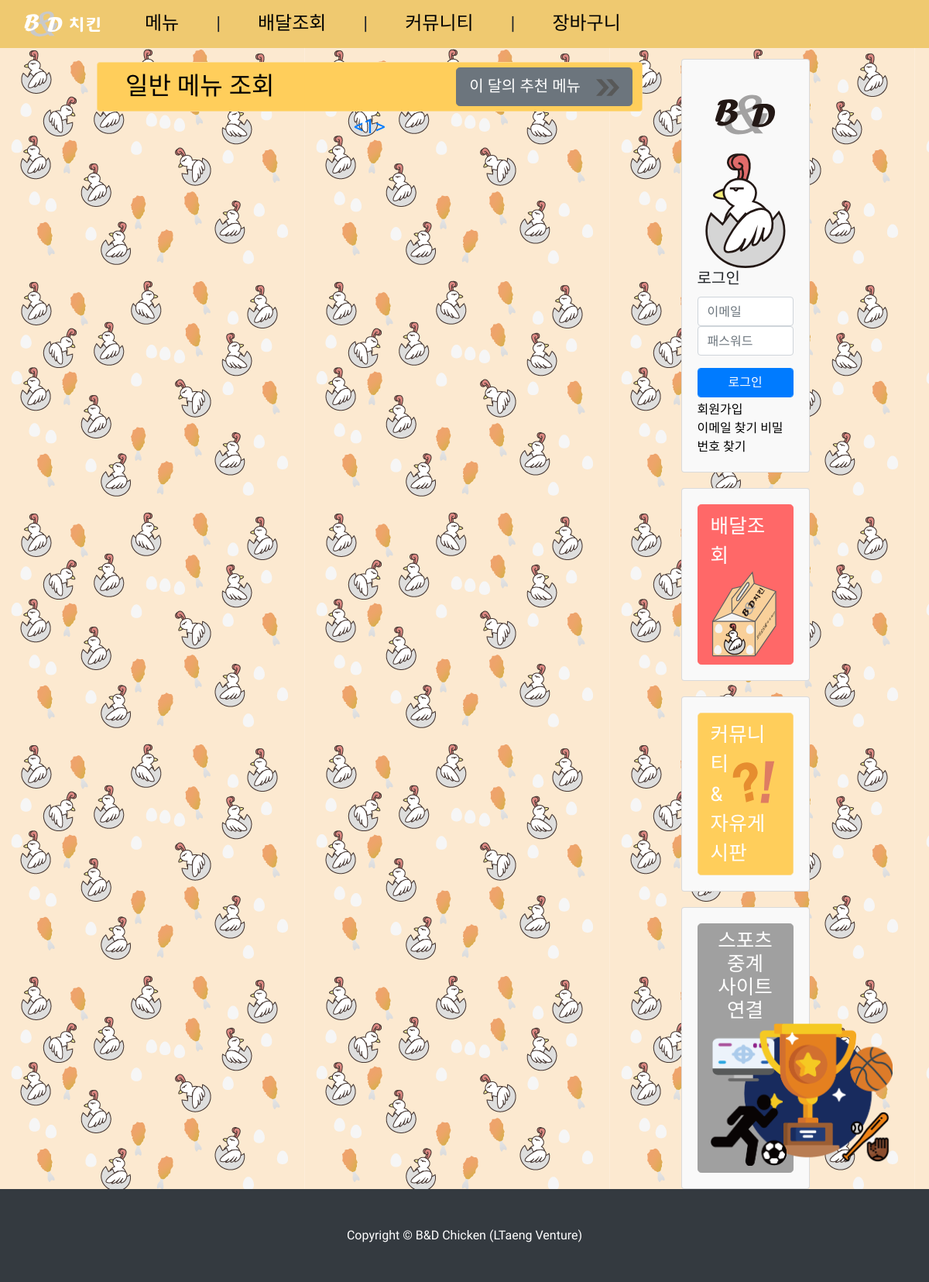
Before: /pages/chicken/list.php with the older database file.
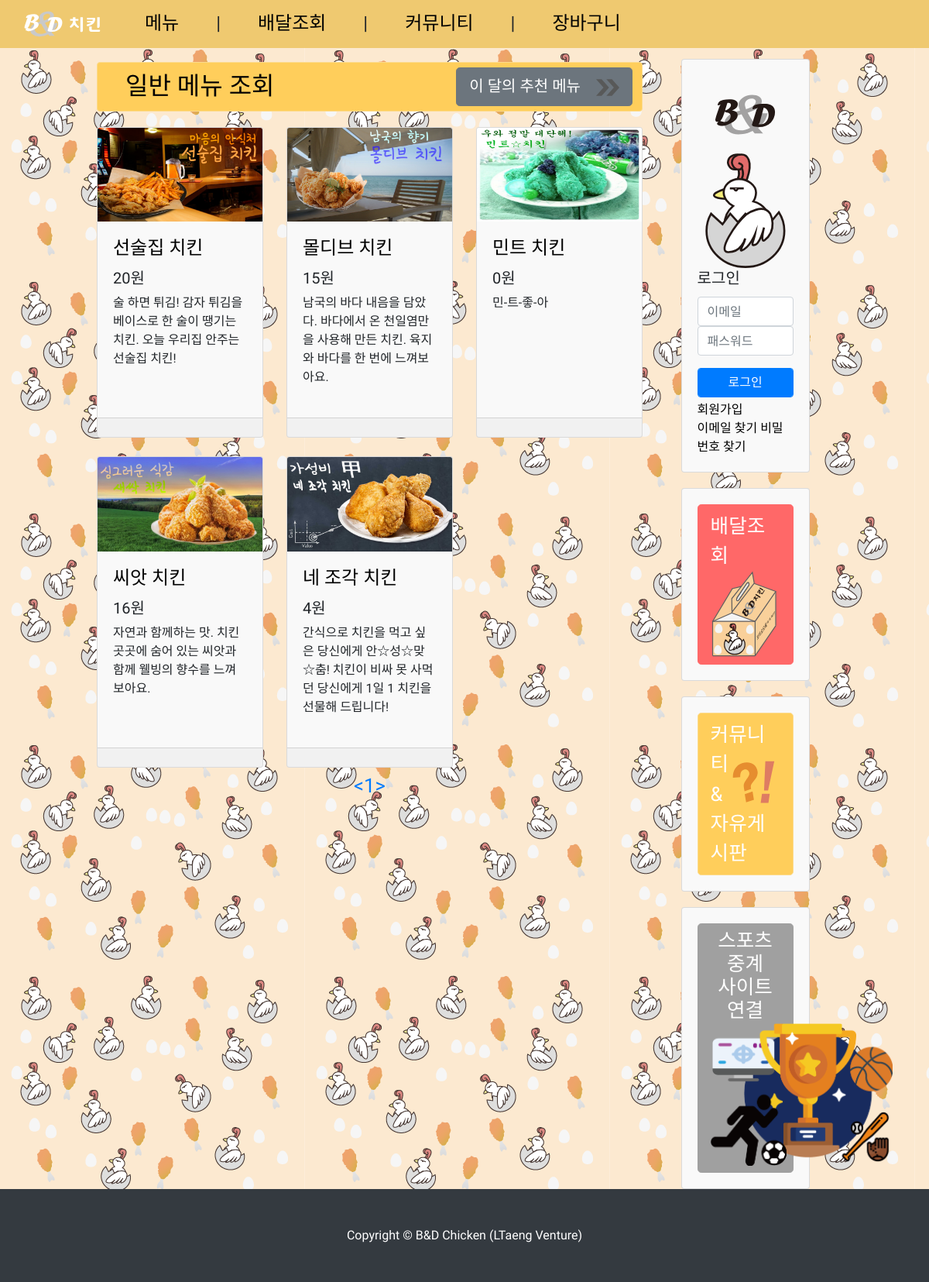
After: the same page with the newer database file.
### tables this page shows
CREATE TABLE `items` (
  `ID` int(11) NOT NULL,
  `title` varchar(40) NOT NULL,
  `price` varchar(40) NOT NULL,
  `context` mediumtext NOT NULL,
  `rec` tinyint(1) NOT NULL
);

### pages/chicken/list.php (the view, shortened to what this page needs)
<?php
include "/var/www/html/WebProgramming/sql/connection/dbconnect.php";
if (!isset($_GET['page'])) {
    $page = 1;
} else {
    $page = mysqli_real_escape_string($con, $_GET['page']);
}
$maxItem = 9;
?>
<!DOCTYPE html>
<html>
    <head>
    <?php include "../header.php"; ?>
    </head>
    <body>
    <?php include "../navbar.php"; ?>
  <div class="container-fluid" style="padding-left: 125px; padding-right: 125px; background-image: url('../../assets/images/background-2.png');">
    <div class="row">
      <div class="col-lg-9">
        <div class="row">
          <div class="col-lg-12 mt-4">
            <div class="btn btn-yellow full_button">
                <span class="huge_font" style="float: left; padding-left: 1.5rem;">
                    일반 메뉴 조회
                </span>
                <a href="./index.php" class="btn btn-lg btn-secondary text-left text-white" style="float: right">
                    이 달의 추천 메뉴
                    <div style="padding-left: 20px; float: right;"><img src="../../assets/images/arrow.svg" width=30 height=30 /></div>
                </a>
            </div>
          </div>
          <?php
          mysqli_query($con, "set session character_set_connection=utf8;");
          mysqli_query($con, "set session character_set_results=utf8;");
          mysqli_query($con, "set session character_set_client=utf8;");
          $sql = "SELECT `ID`, `title`, `price`, `context`, (SELECT `url` FROM `item_images` WHERE `itemId` = `items`.`ID`) as `url` FROM `items` ORDER BY `ID` DESC LIMIT " . ($page - 1) * $maxItem . ", $maxItem";
          $result = mysqli_query($con, $sql);
          while ($row = mysqli_fetch_assoc($result)) {
              echo '
              <div class="col-lg-4 col-md-6 mb-4">
                <div class="card h-100">
                  <a href="./details.php?id=' . $row['ID'] . '"><img class="card-img-top" src="../../' . $row['url'] . '" alt=""></a>
                  <div class="card-body">
                    <h4 class="card-title">
                      <a href="#">' . $row['title'] . '</a>';
                    echo '</h4>
                    <h5>' . number_format($row['price']) . '원</h5>
                    <p class="card-text">' . $row['context'] . '</p>
                  </div>
                  <div class="card-footer"></div>
                </div>
              </div>';
          }
          ?>
        </div>
        <div class="text-center large_font text-primary">
            <?php
            $count_sql = "SELECT count(`ID`) as 'cnt' FROM `items`";
            $result = mysqli_query($con, $count_sql);
            while ($row = mysqli_fetch_assoc($result)) {
                $cnt = $row['cnt'];
            }
            $minPage = 1;
            $maxPage = (int)($cnt / $maxItem) + 1;
            echo "<a class='text-primary' href='./list.php?page=$minPage'><</a>";
            for ($i = 1; $i < $cnt / $maxItem; $i++)
                echo "<a class='text-primary' href='./list.php?page=$i'>$i</a>, ";
            echo "<a class='text-primary' href='./list.php?page=$i'>$i</a>";
            echo "<a class='text-primary' href='./list.php?page=$maxPage'>></a>";
            ?>
        </div>
      </div>
      <?php include "../sidebar.php"; ?>
    </div>
  </div>
  <?php include "../footer.php"; ?>
    </body>
</html>

Changed rows visible on the page:
added items: shows a picture, title "선술집 치킨", price "20", context "술 하면 튀김! 감자 튀김을 베이스로 한 술이 땡기는 치킨. 오늘 우리집 안주는 선술집 치킨!"
added items: shows a picture, title "몰디브 치킨", price "15", context "남국의 바다 내음을 담았다. 바다에서 온 천일염만을 사용해 만든 치킨. 육지와 바다를 한 번에 느껴보아요."
added items: shows a picture, title "민트 치킨", price "0", context "민-트-좋-아"
added items: shows a picture, title "씨앗 치킨", price "16", context "자연과 함께하는 맛. 치킨 곳곳에 숨어 있는 씨앗과 함께 웰빙의 향수를 느껴보아요."
added items: shows a picture, title "네 조각 치킨", price "4", context "간식으로 치킨을 먹고 싶은 당신에게 안☆성☆맞☆춤! 치킨이 비싸 못 사먹던 당신에게 1일 1 치킨을 선물해 드립니다!"
